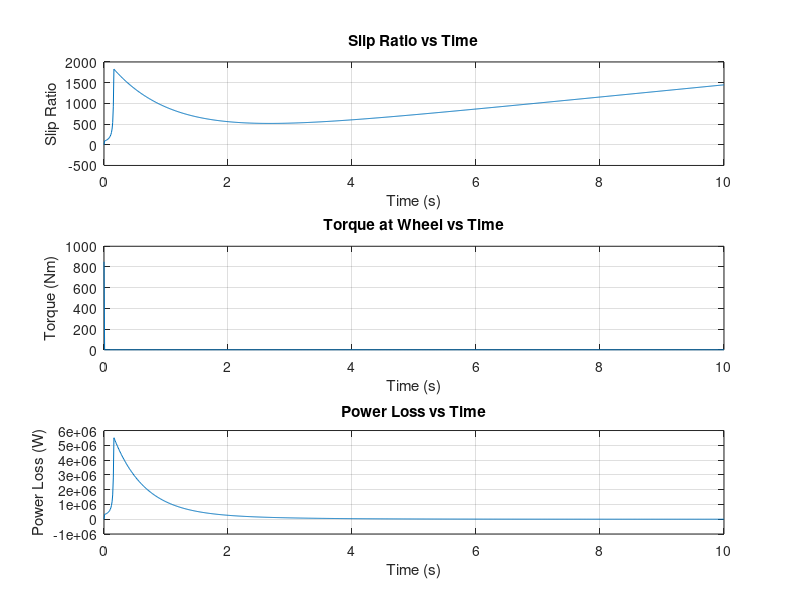

The MATLAB source for this figure:
% MATLAB Code to Obtain Power Loss and Slip Characteristics with Traction Control

% Vehicle Parameters
mass = 1500;            % Vehicle mass (kg)
g = 9.81;               % Acceleration due to gravity (m/s^2)
wheel_radius = 0.3;     % Wheel radius (m)
moment_of_inertia = 1.2; % Moment of inertia of the wheel (kg.m^2)
engine_torque = 300;    % Maximum engine torque (Nm)
drag_coeff = 0.3;       % Aerodynamic drag coefficient
air_density = 1.225;    % Air density (kg/m^3)
frontal_area = 2.2;     % Frontal area (m^2)
rolling_resistance_coeff = 0.015;
slip_target = 0.1;      % Desired slip ratio for traction control
control_gain = 500;     % Traction control proportional gain

% Simulation Parameters
time_step = 0.01;       % Time step (s)
total_time = 10;        % Total simulation time (s)
num_steps = total_time / time_step;
time = linspace(0, total_time, num_steps);

% Initial Conditions
vehicle_speed = 0;      % Initial vehicle speed (m/s)
angular_velocity = 0;   % Initial wheel angular velocity (rad/s)

% Arrays to Store Results
slip_ratio = zeros(1, num_steps);
torque_at_wheel = zeros(1, num_steps);
power_loss = zeros(1, num_steps);
vehicle_speeds = zeros(1, num_steps);

for i = 1:num_steps
    % Aerodynamic Drag and Rolling Resistance
    drag_force = 0.5 * drag_coeff * air_density * frontal_area * vehicle_speed^2;
    rolling_resistance = rolling_resistance_coeff * mass * g;
    
    % Net Force on the Vehicle
    traction_force = (engine_torque / wheel_radius) - drag_force - rolling_resistance;
    
    % Vehicle Acceleration (F = ma)
    acceleration = traction_force / mass;
    
    % Update Vehicle Speed
    vehicle_speed = vehicle_speed + acceleration * time_step;
    vehicle_speeds(i) = vehicle_speed;
    
    % Update Wheel Angular Velocity
    wheel_linear_speed = angular_velocity * wheel_radius;
    
    % Compute Slip Ratio
    slip_ratio_current = (wheel_linear_speed - vehicle_speed) / max(vehicle_speed, 1e-3); % Avoid division by zero
    slip_ratio(i) = slip_ratio_current;
    
    % Apply Traction Control to Adjust Engine Torque
    torque_correction = control_gain * (slip_ratio_current - slip_target);
    engine_torque = max(0, engine_torque - torque_correction); % Limit torque to non-negative values
    
    % Update Angular Velocity
    angular_velocity = angular_velocity + (engine_torque - moment_of_inertia * angular_velocity) / moment_of_inertia * time_step;
    
    % Torque at the Wheel and Power Loss
    torque_at_wheel(i) = engine_torque;
    power_loss(i) = torque_correction * angular_velocity; % Power loss due to traction control adjustment
end

% Plot Results
figure;
subplot(3,1,1);
plot(time, slip_ratio);
title('Slip Ratio vs Time');
xlabel('Time (s)');
ylabel('Slip Ratio');
grid on;

subplot(3,1,2);
plot(time, torque_at_wheel);
title('Torque at Wheel vs Time');
xlabel('Time (s)');
ylabel('Torque (Nm)');
grid on;

subplot(3,1,3);
plot(time, power_loss);
title('Power Loss vs Time');
xlabel('Time (s)');
ylabel('Power Loss (W)');
grid on;
